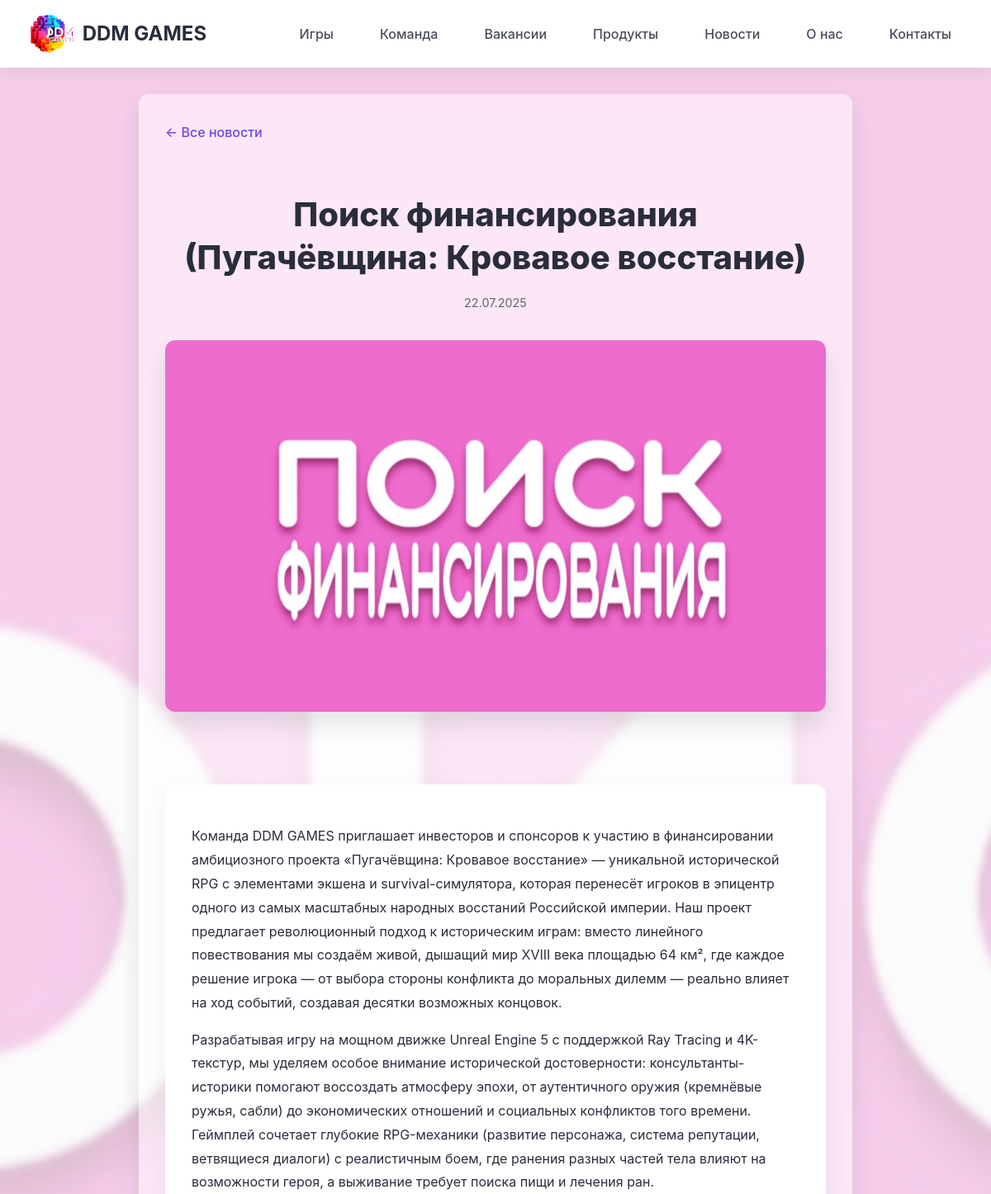
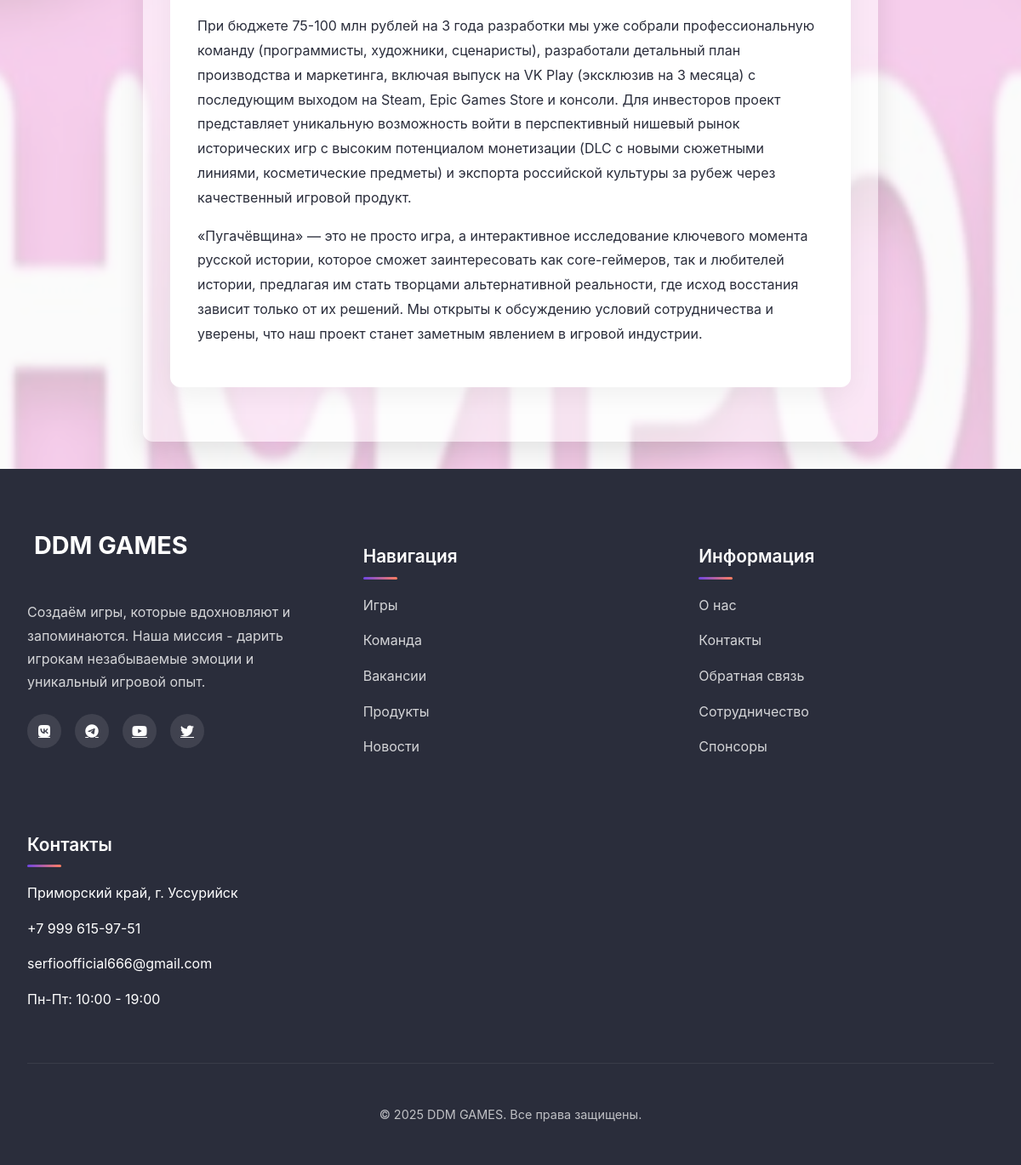
The page /news/1/ on the database its author committed (2 pictures, top to bottom).
### core/models.py (models this page shows, shortened)
class News(models.Model):
    title = models.CharField(max_length=255, blank=False)
    text = models.TextField(max_length=5000, blank=False)
    created_at = models.DateTimeField(auto_now_add=True)
    photo1 = models.ImageField(upload_to="news/", null=False, blank=False)
    photo2 = models.ImageField(upload_to="news/", null=True, blank=True)
    photo3 = models.ImageField(upload_to="news/", null=True, blank=True)

### core/views.py (the view)
# urls.py: path('news/<int:pk>/', views.NewsDetailView.as_view(), name='news_detail'),
class NewsDetailView(DetailView):
    model = News
    template_name = 'news/detail.html'
    context_object_name = 'news'

### templates/news/detail.html (shortened to what this page needs)
<!DOCTYPE html>
{% extends 'base.html' %}
    {% block content %}
</head>
<body>
    <div class="background-slideshow">
    </div>
    <div class="container">
        <a href="{% url 'news_list' %}" class="back-link">
            ← Все новости
        </a>
        <div class="news-header">
            <h1 class="news-title">{{ news.title }}</h1>
            <span class="news-date">{{ news.created_at|date:"d.m.Y" }}</span>
            {% if news.photo1 %}
            <img src="{{ news.photo1.url }}" alt="{{ news.title }}" class="news-image">
            {% endif %}
        </div>
        <div class="news-content">
            {{ news.text|linebreaks }}
        </div>
    </div>
{% endblock %}

### templates/base.html (style rules this page uses)
:root { --primary: #6e45e2; --primary-light: #9d8aee; --secondary: #88d3ce; --dark: #2a2d3b; --dark-light: #4a4d5b; --light: #f9f9f9; --accent: #ff7e5f; --accent-light: #ff9e85; }
body { font-family: 'Inter', sans-serif; background-color: var(--light); color: var(--dark); margin: 0; padding: 0; line-height: 1.8; }

### templates/news/detail.html (style rules this page uses)
:root { --primary: #6e45e2; --secondary: #88d3ce; --dark: #2a2d3b; --light: #f9f9f9; --accent: #ff7e5f; }
body { font-family: 'Inter', sans-serif; margin: 0; padding: 0; line-height: 1.8; color: var(--dark); position: relative; min-height: 100vh; }
.background-slideshow { position: fixed; top: 0; left: 0; width: 100%; height: 100%; z-index: -1; overflow: hidden; }
.container { max-width: 800px; margin: 0 auto; padding: 2rem; background-color: rgba(255, 255, 255, 0.5); border-radius: 12px; box-shadow: 0 10px 30px rgba(0, 0, 0, 0.1); margin-top: 2rem; margin-bottom: 2rem; }
.back-link { display: inline-flex; align-items: center; gap: 0.5rem; color: var(--primary); text-decoration: none; font-weight: 500; transition: all 0.3s ease; margin-bottom: 2rem; }
.news-header { text-align: center; margin-bottom: 3rem; }
.news-title { font-size: 2.5rem; margin-bottom: 1rem; font-weight: 800; line-height: 1.3; }
.news-date { color: #666; font-size: 0.9rem; margin-bottom: 2rem; display: block; }
.news-image { width: 100%; max-height: 500px; object-fit: cover; border-radius: 12px; margin-bottom: 2rem; box-shadow: 0 15px 30px rgba(0, 0, 0, 0.1); transition: transform 0.3s ease; }
.news-content { background: white; padding: 2rem; border-radius: 12px; box-shadow: 0 10px 30px rgba(0, 0, 0, 0.05); margin-bottom: 2rem; }

### rows shown on the page
News: title "Поиск финансирования (Пугачёвщина: Кровавое восстание)", created_at "22.07.2025", photo1 (picture), text "Команда DDM GAMES приглашает инвесторов и спонсоров к участию в финансировании амбициозного проекта «Пугачёвщина: Кровавое восстание» — уникальной исторической RPG с элементами экшена и survival-симулятора, которая перенесёт игроков в эпицентр одного из самых масштабных народных восстаний Российской империи. Наш проект предлагает революционный подход к историческим играм: вместо линейного повествования мы создаём живой, дышащий мир XVIII века площадью 64 км², где каждое решение игрока — от выбора стороны конфликта до моральных дилемм — реально влияет на ход событий, создавая десятки возможных концовок. Разрабатывая игру на мощном движке Unreal Engine 5 с поддержкой Ray Tracing и 4K-текстур,…"
